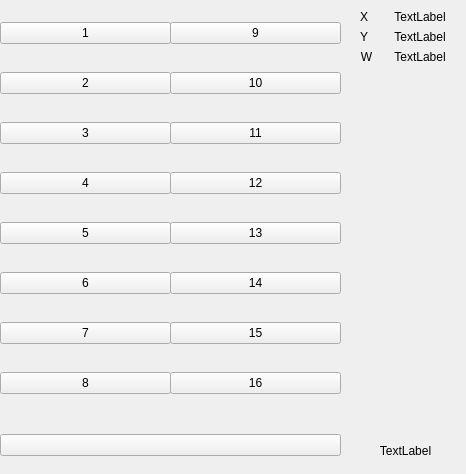
<?xml version="1.0" encoding="UTF-8"?>
<ui version="4.0">
 <class>MainWindow</class>
 <widget class="QMainWindow" name="MainWindow">
  <property name="geometry">
   <rect>
    <x>0</x>
    <y>0</y>
    <width>466</width>
    <height>474</height>
   </rect>
  </property>
  <property name="windowTitle">
   <string>MainWindow</string>
  </property>
  <widget class="QWidget" name="centralwidget">
   <widget class="QWidget" name="verticalLayoutWidget">
    <property name="geometry">
     <rect>
      <x>0</x>
      <y>420</y>
      <width>341</width>
      <height>51</height>
     </rect>
    </property>
    <layout class="QVBoxLayout" name="verticalLayout">
     <item>
      <widget class="QPushButton" name="Button">
       <property name="text">
        <string/>
       </property>
      </widget>
     </item>
    </layout>
   </widget>
   <widget class="QWidget" name="gridLayoutWidget">
    <property name="geometry">
     <rect>
      <x>0</x>
      <y>0</y>
      <width>171</width>
      <height>421</height>
     </rect>
    </property>
    <layout class="QGridLayout" name="gridLayout">
     <item row="0" column="0">
      <widget class="QPushButton" name="Button1">
       <property name="text">
        <string>1</string>
       </property>
       <property name="CoordX" stdset="0">
        <string>5.88</string>
       </property>
       <property name="CoordY" stdset="0">
        <string>-3.46</string>
       </property>
       <property name="CoordW" stdset="0">
        <string>0.02</string>
       </property>
       <property name="CoordZ" stdset="0">
        <string>0.99</string>
       </property>
      </widget>
     </item>
     <item row="1" column="0">
      <widget class="QPushButton" name="Button2">
       <property name="text">
        <string>2</string>
       </property>
       <property name="CoordX" stdset="0">
        <string>5.88</string>
       </property>
       <property name="CoordY" stdset="0">
        <string>-4.5</string>
       </property>
       <property name="CoordW" stdset="0">
        <string>0.02</string>
       </property>
       <property name="CoordZ" stdset="0">
        <string>0.99</string>
       </property>
      </widget>
     </item>
     <item row="5" column="0">
      <widget class="QPushButton" name="Button6">
       <property name="text">
        <string>6</string>
       </property>
       <property name="CoordX" stdset="0">
        <string>5.88</string>
       </property>
       <property name="CoordY" stdset="0">
        <string>-3.46</string>
       </property>
       <property name="CoordW" stdset="0">
        <string>0.02</string>
       </property>
       <property name="CoordZ" stdset="0">
        <string>0.99</string>
       </property>
      </widget>
     </item>
     <item row="2" column="0">
      <widget class="QPushButton" name="Button3">
       <property name="text">
        <string>3</string>
       </property>
       <property name="CoordX" stdset="0">
        <string>5.83</string>
       </property>
       <property name="CoordY" stdset="0">
        <string>-5.87</string>
       </property>
       <property name="CoordW" stdset="0">
        <string>-0.03</string>
       </property>
       <property name="CoordZ" stdset="0">
        <string>0.99</string>
       </property>
      </widget>
     </item>
     <item row="4" column="0">
      <widget class="QPushButton" name="Button5">
       <property name="text">
        <string>5</string>
       </property>
       <property name="CoordX" stdset="0">
        <string>5.56</string>
       </property>
       <property name="CoordY" stdset="0">
        <string>-9.77</string>
       </property>
       <property name="CoordW" stdset="0">
        <string>0.01</string>
       </property>
       <property name="CoordZ" stdset="0">
        <string>0.99</string>
       </property>
      </widget>
     </item>
     <item row="7" column="0">
      <widget class="QPushButton" name="Button8">
       <property name="text">
        <string>8</string>
       </property>
       <property name="CoordX" stdset="0">
        <string>5.88</string>
       </property>
       <property name="CoordY" stdset="0">
        <string>-3.46</string>
       </property>
       <property name="CoordW" stdset="0">
        <string>0.02</string>
       </property>
       <property name="CoordZ" stdset="0">
        <string>0.99</string>
       </property>
      </widget>
     </item>
     <item row="6" column="0">
      <widget class="QPushButton" name="Button7">
       <property name="text">
        <string>7</string>
       </property>
       <property name="CoordX" stdset="0">
        <string>5.88</string>
       </property>
       <property name="CoordY" stdset="0">
        <string>-3.46</string>
       </property>
       <property name="CoordW" stdset="0">
        <string>0.02</string>
       </property>
       <property name="CoordZ" stdset="0">
        <string>0.99</string>
       </property>
      </widget>
     </item>
     <item row="3" column="0">
      <widget class="QPushButton" name="Button4">
       <property name="text">
        <string>4</string>
       </property>
       <property name="CoordX" stdset="0">
        <string>5.52</string>
       </property>
       <property name="CoordY" stdset="0">
        <string>-7.3</string>
       </property>
       <property name="CoordW" stdset="0">
        <string>-0.03</string>
       </property>
       <property name="CoordZ" stdset="0">
        <string>0.99</string>
       </property>
      </widget>
     </item>
    </layout>
   </widget>
   <widget class="QWidget" name="gridLayoutWidget_2">
    <property name="geometry">
     <rect>
      <x>170</x>
      <y>0</y>
      <width>171</width>
      <height>421</height>
     </rect>
    </property>
    <layout class="QGridLayout" name="gridLayout_2">
     <item row="0" column="0">
      <widget class="QPushButton" name="Button9">
       <property name="text">
        <string>9</string>
       </property>
       <property name="CoordX" stdset="0">
        <string>1</string>
       </property>
       <property name="CoordY" stdset="0">
        <string>1</string>
       </property>
       <property name="CoordW" stdset="0">
        <string>1</string>
       </property>
      </widget>
     </item>
     <item row="2" column="0">
      <widget class="QPushButton" name="Button11">
       <property name="text">
        <string>11</string>
       </property>
       <property name="CoordX" stdset="0">
        <string>1</string>
       </property>
       <property name="CoordY" stdset="0">
        <string>1</string>
       </property>
       <property name="CoordW" stdset="0">
        <string>1</string>
       </property>
      </widget>
     </item>
     <item row="3" column="0">
      <widget class="QPushButton" name="Button12">
       <property name="text">
        <string>12</string>
       </property>
       <property name="CoordX" stdset="0">
        <string>1</string>
       </property>
       <property name="CoordY" stdset="0">
        <string>1</string>
       </property>
       <property name="CoordW" stdset="0">
        <string>1</string>
       </property>
      </widget>
     </item>
     <item row="1" column="0">
      <widget class="QPushButton" name="Button10">
       <property name="text">
        <string>10</string>
       </property>
       <property name="CoordX" stdset="0">
        <string>1</string>
       </property>
       <property name="CoordY" stdset="0">
        <string>1</string>
       </property>
       <property name="CoordW" stdset="0">
        <string>1</string>
       </property>
      </widget>
     </item>
     <item row="6" column="0">
      <widget class="QPushButton" name="Button15">
       <property name="text">
        <string>15</string>
       </property>
       <property name="CoordX" stdset="0">
        <string>1</string>
       </property>
       <property name="CoordY" stdset="0">
        <string>1</string>
       </property>
       <property name="CoordW" stdset="0">
        <string>1</string>
       </property>
      </widget>
     </item>
     <item row="5" column="0">
      <widget class="QPushButton" name="Button14">
       <property name="text">
        <string>14</string>
       </property>
       <property name="CoordX" stdset="0">
        <string>1</string>
       </property>
       <property name="CoordY" stdset="0">
        <string>1</string>
       </property>
       <property name="CoordW" stdset="0">
        <string>1</string>
       </property>
      </widget>
     </item>
     <item row="7" column="0">
      <widget class="QPushButton" name="Button16">
       <property name="text">
        <string>16</string>
       </property>
       <property name="CoordX" stdset="0">
        <string>1</string>
       </property>
       <property name="CoordY" stdset="0">
        <string>1</string>
       </property>
       <property name="CoordW" stdset="0">
        <string>1</string>
       </property>
      </widget>
     </item>
     <item row="4" column="0">
      <widget class="QPushButton" name="Button13">
       <property name="text">
        <string>13</string>
       </property>
       <property name="CoordX" stdset="0">
        <string>1</string>
       </property>
       <property name="CoordY" stdset="0">
        <string>1</string>
       </property>
       <property name="CoordW" stdset="0">
        <string>1</string>
       </property>
       <property name="1" stdset="0">
        <number>0</number>
       </property>
      </widget>
     </item>
    </layout>
   </widget>
   <widget class="QLabel" name="label">
    <property name="geometry">
     <rect>
      <x>350</x>
      <y>430</y>
      <width>111</width>
      <height>41</height>
     </rect>
    </property>
    <property name="layoutDirection">
     <enum>Qt::LeftToRight</enum>
    </property>
    <property name="text">
     <string>TextLabel</string>
    </property>
    <property name="alignment">
     <set>Qt::AlignCenter</set>
    </property>
    <property name="wordWrap">
     <bool>false</bool>
    </property>
   </widget>
   <widget class="QWidget" name="formLayoutWidget">
    <property name="geometry">
     <rect>
      <x>360</x>
      <y>10</y>
      <width>101</width>
      <height>80</height>
     </rect>
    </property>
    <layout class="QFormLayout" name="formLayout">
     <item row="0" column="0">
      <widget class="QLabel" name="label_2">
       <property name="text">
        <string>X</string>
       </property>
       <property name="alignment">
        <set>Qt::AlignCenter</set>
       </property>
      </widget>
     </item>
     <item row="1" column="0">
      <widget class="QLabel" name="label_3">
       <property name="text">
        <string>Y</string>
       </property>
       <property name="alignment">
        <set>Qt::AlignCenter</set>
       </property>
      </widget>
     </item>
     <item row="2" column="0">
      <widget class="QLabel" name="label_4">
       <property name="text">
        <string>W</string>
       </property>
       <property name="alignment">
        <set>Qt::AlignCenter</set>
       </property>
      </widget>
     </item>
     <item row="0" column="1">
      <widget class="QLabel" name="label_5">
       <property name="text">
        <string>TextLabel</string>
       </property>
       <property name="alignment">
        <set>Qt::AlignCenter</set>
       </property>
      </widget>
     </item>
     <item row="1" column="1">
      <widget class="QLabel" name="label_6">
       <property name="text">
        <string>TextLabel</string>
       </property>
       <property name="alignment">
        <set>Qt::AlignCenter</set>
       </property>
      </widget>
     </item>
     <item row="2" column="1">
      <widget class="QLabel" name="label_7">
       <property name="text">
        <string>TextLabel</string>
       </property>
       <property name="alignment">
        <set>Qt::AlignCenter</set>
       </property>
      </widget>
     </item>
    </layout>
   </widget>
  </widget>
 </widget>
 <resources/>
 <connections/>
</ui>
